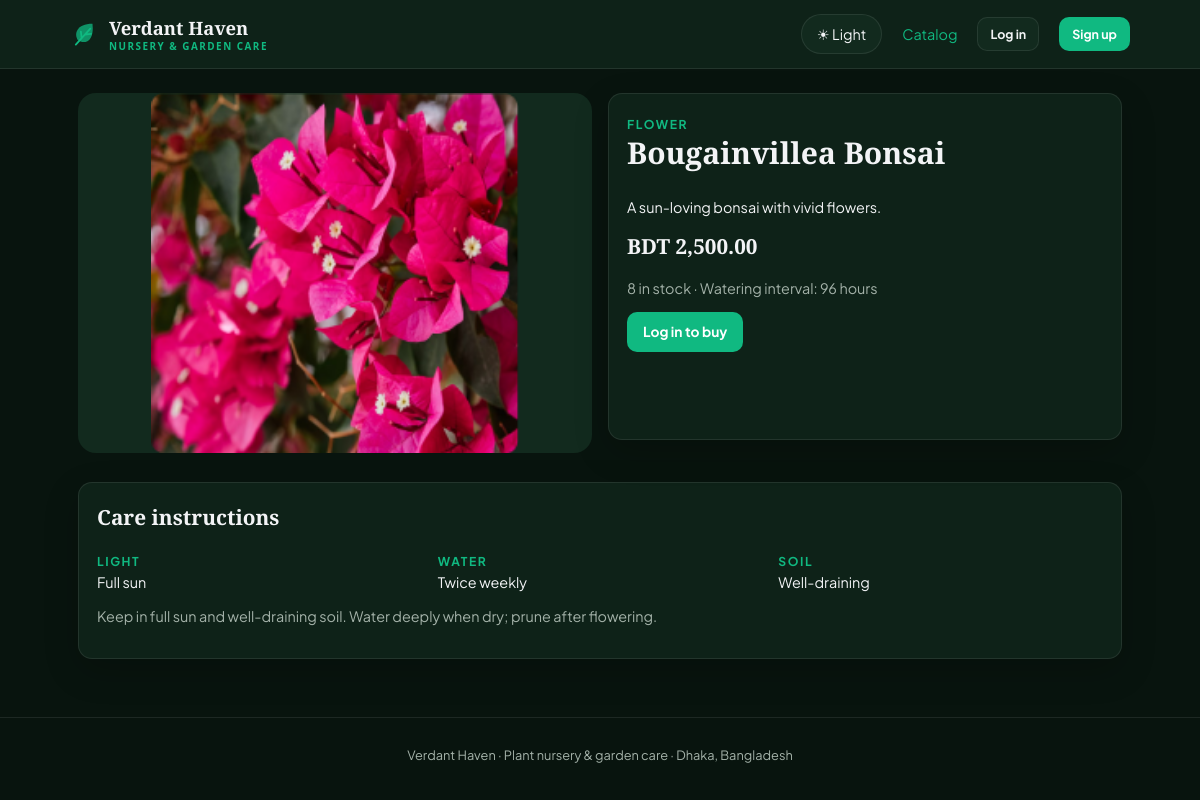
/pages/customer/plant-details.php?id=3, run on the app's committed database.
### tables this page shows
CREATE TABLE IF NOT EXISTS plants (
 id BIGINT UNSIGNED AUTO_INCREMENT PRIMARY KEY,
 name VARCHAR(150) NOT NULL,
 category ENUM('indoor','outdoor','fruit','flower') NOT NULL,
 price DECIMAL(10,2) NOT NULL,
 old_price DECIMAL(10,2) DEFAULT NULL,
 stock INT UNSIGNED NOT NULL DEFAULT 0,
 image_path VARCHAR(255) DEFAULT NULL,
 description TEXT NOT NULL,
 care_instructions TEXT NOT NULL,
 care_light VARCHAR(80) DEFAULT NULL,
 care_water VARCHAR(80) DEFAULT NULL,
 care_soil VARCHAR(80) DEFAULT NULL,
 care_file_path VARCHAR(255) DEFAULT NULL,
 watering_hours INT UNSIGNED NOT NULL DEFAULT 168,
 active TINYINT(1) NOT NULL DEFAULT 1,
 created_at TIMESTAMP NOT NULL DEFAULT CURRENT_TIMESTAMP,
 CONSTRAINT chk_plant_price CHECK (price >= 0)
);

### includes/app.php (called while the page is built, shortened)
<?php
require_once __DIR__ . '/db_connect.php';
function url($path = '') {
    $path = ltrim($path, '/');
    return BASE_PATH . '/' . $path;
}
function h($text) {
    return htmlspecialchars((string)$text, ENT_QUOTES, 'UTF-8');
}
function money($amount) {
    return 'BDT ' . number_format((float)$amount, 2);
}
function run($sql, $types = '', $values = []) {
    global $conn;
    $stmt = mysqli_prepare($conn, $sql);
    if ($types !== '') {
        mysqli_stmt_bind_param($stmt, $types, ...$values);
    }
    mysqli_stmt_execute($stmt);
    return $stmt;
}
function rows($sql, $types = '', $values = []) {
    $stmt = run($sql, $types, $values);
    $result = mysqli_stmt_get_result($stmt);
    $data = mysqli_fetch_all($result, MYSQLI_ASSOC);
    return $data;
}
function one($sql, $types = '', $values = []) {
    $data = rows($sql, $types, $values);
    return $data[0] ?? null;
}
function current_user() {
    if (empty($_SESSION['uid'])) return null;
    return one('SELECT id,name,email,phone,role,status FROM users WHERE id=?', 'i', [$_SESSION['uid']]);
}
function query_input($key, $default = '', $max = 500) {
    $value = $_GET[$key] ?? $default;
    return trim(mb_substr($value, 0, $max, 'UTF-8'));
}

### pages/customer/plant-details.php (the view, shortened to what this page needs)
<?php
require dirname(__DIR__, 2) . '/includes/app.php';
require dirname(__DIR__, 2) . '/includes/layout.php';
$plant = one('SELECT * FROM plants WHERE id=? AND active=1', 'i', [(int)query_input('id', '0', 20)]);
$user = current_user();
$return = 'pages/customer/plant-details.php?id=' . $plant['id'];
?><div class="grid two">
    <div><img class="detail-image" src="<?= h(url($plant['image_path'] ?: 'assets/images/main.avif')) ?>" alt="<?= h($plant['name']) ?>"></div>
    <section class="panel"><span class="eyebrow"><?= h($plant['category']) ?></span>
        <h1><?= h($plant['name']) ?></h1>
        <p class="space"><?= h($plant['description']) ?></p>
        <h2><?= money($plant['price']) ?></h2>
        <p class="muted"><?= (int)$plant['stock'] ?> in stock · Watering interval: <?= (int)$plant['watering_hours'] ?> hours</p>
        <?php if ($user && $user['role'] === 'customer'):
            if ($plant['stock'] > 0): post_form('cart_add', $return); ?><input type="hidden" name="id" value="<?= (int)$plant['id'] ?>"><label>Quantity<input type="number" name="quantity" min="1" max="<?= min(100, (int)$plant['stock']) ?>" value="1" required></label><button class="btn space">Add to cart</button></form><?php endif;
                                                                                                                                                                                                                                                                                                                $saved = one('SELECT plant_id FROM wishlist WHERE customer_id=? AND plant_id=?', 'ii', [$user['id'], $plant['id']]);
                                                                                                                                                                                                                                                                                                                post_form('wishlist', $return, 'space'); ?><input type="hidden" name="id" value="<?= (int)$plant['id'] ?>"><button class="btn secondary"><?= $saved ? 'Remove from saved flora' : 'Save plant' ?></button></form>
        <?php elseif (!$user): ?><a class="btn" href="<?= h(url('pages/auth/login.php')) ?>">Log in to buy</a><?php endif; ?>
    </section>
</div>
<section class="panel space">
    <h2>Care instructions</h2>
    <div class="grid">
        <div><span class="eyebrow">Light</span>
            <p><?= h($plant['care_light'] ?: 'See guide below') ?></p>
        </div>
        <div><span class="eyebrow">Water</span>
            <p><?= h($plant['care_water'] ?: 'Every ' . $plant['watering_hours'] . ' hours') ?></p>
        </div>
        <div><span class="eyebrow">Soil</span>
            <p><?= h($plant['care_soil'] ?: 'See guide below') ?></p>
        </div>
    </div>
    <p class="care-copy"><?= h($plant['care_instructions']) ?></p><?php if ($plant['care_file_path']): ?><a class="btn secondary" href="<?= h(url($plant['care_file_path'])) ?>">Download care guide (PDF)</a><?php endif; ?>
</section>

### assets/css/site.css (style rules this page uses)
:root { color-scheme: dark; --bg: #08140e; --surface: #0e2218; --card: #122a1e; --hover: #1a3a2a; --line: #ffffff16; --text: #f3f4f6; --muted: #a4b2a9; --primary: #10b981; --primary-hover: #059669; --gold: #eab362; --shadow: 0 12px 35px #0003; --danger: #fca5a5; }
* { box-sizing: border-box; margin: 0; padding: 0; }
body { font-family: "Plus Jakarta Sans", system-ui, sans-serif; background: var(--bg); color: var(--text); font-size: 0.9rem; line-height: 1.55; }
h1, h2, h3, .brand { font-family: "Playfair Display", Georgia, serif; }
h1 { font-size: clamp(1.55rem, 2.5vw, 2.25rem); line-height: 1.25; }
h2 { font-size: 1.3rem; }
a { color: var(--primary); text-decoration: none; }
button, a, input, select, textarea, summary { outline-offset: 4px; }
img { max-width: 100%; }
p { margin-bottom: 12px; }
.muted, small { color: var(--muted); }
.eyebrow { color: var(--primary); font-size: 0.76rem; letter-spacing: 0.13em; text-transform: uppercase; font-weight: 700; }
.card, .panel { background: var(--surface); border: 1px solid var(--line); border-radius: 14px; padding: 18px; box-shadow: var(--shadow); }
.panel { margin-bottom: 18px; }
.panel h2 { margin-bottom: 15px; }
.grid { display: grid; grid-template-columns: repeat(auto-fit, minmax(230px, 1fr)); gap: 16px; }
.grid.two { grid-template-columns: repeat(2, minmax(0, 1fr)); }
.btn { display: inline-flex; align-items: center; justify-content: center; gap: 8px; background: var(--primary); border: 1px solid transparent; border-radius: 10px; color: #fff; font-size: 0.86rem; font-weight: 700; padding: 9px 15px; text-decoration: none; line-height: 1.5; }
.space { margin-top: 24px; }
.care-copy { white-space: pre-line; color: var(--muted); }
.detail-image { width: 100%; max-height: 360px; object-fit: contain; background: var(--card); border-radius: 18px; }

### data on the page
plants: image_path+name (picture), category "FLOWER", name "Bougainvillea Bonsai", description "A sun-loving bonsai with vivid flowers.", price "BDT 2,500.00", stock "8", watering_hours "96", care_light "Full sun", care_water "Twice weekly", care_soil "Well-draining", care_instructions "Keep in full sun and well-draining soil. Water deeply when dry; prune after flowering."
